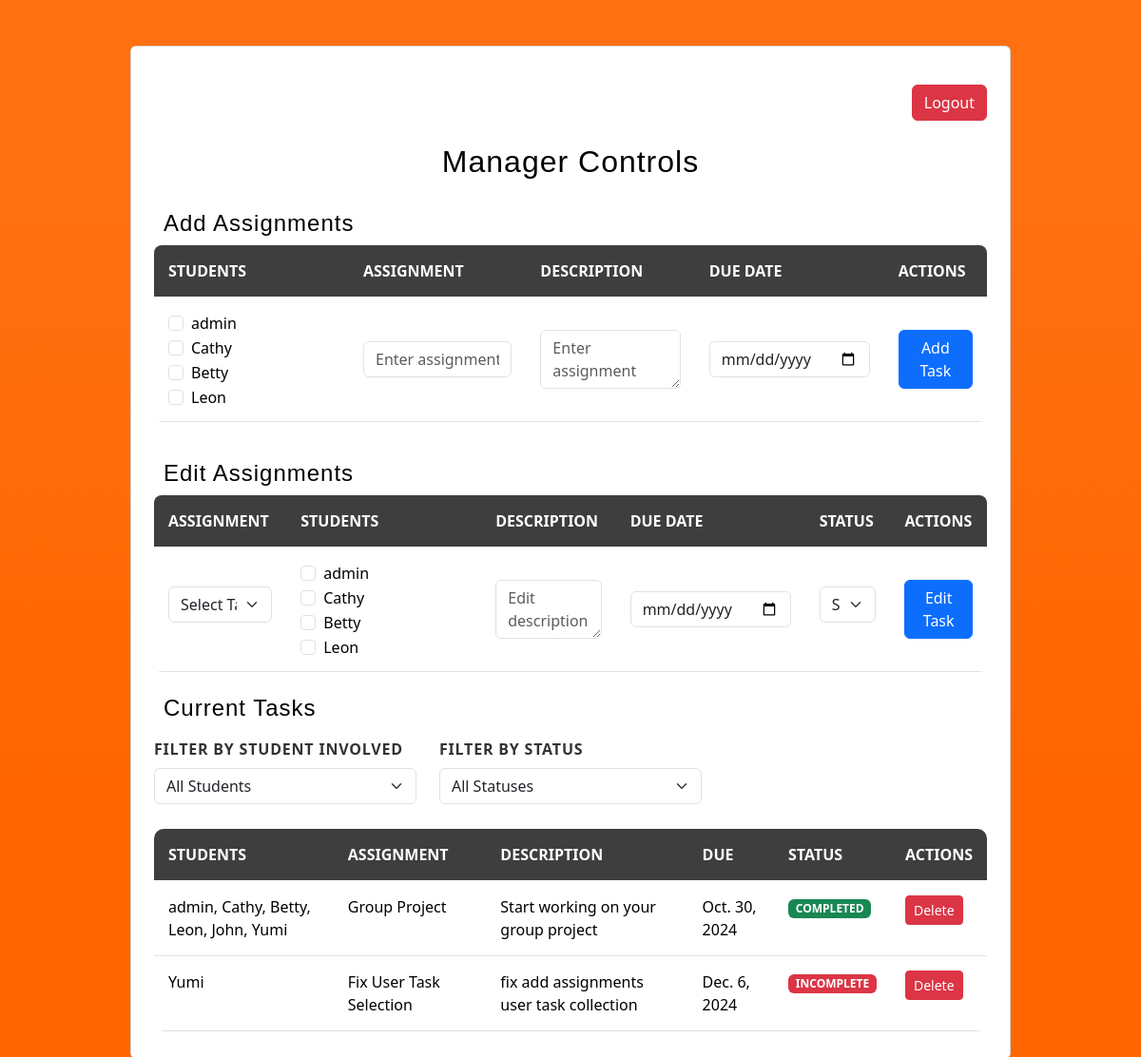
The app's page /assigner/, older data.
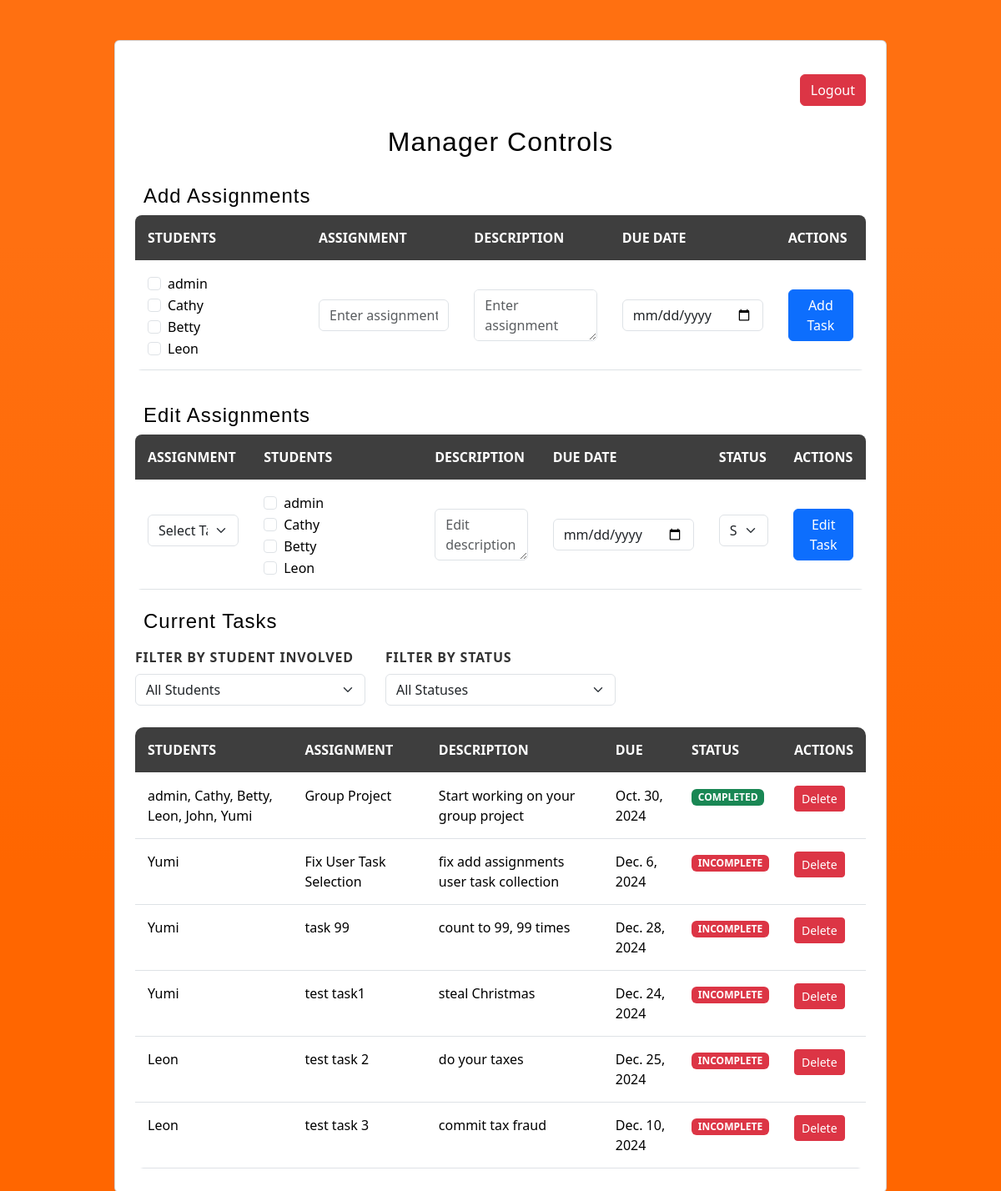
The same page, newer data.
### app/models.py (models this page shows)
class CustomUser(AbstractUser):
    is_admin = models.BooleanField(default=False)

class Assignment(models.Model):
    title = models.CharField(max_length=255)
    slug = models.SlugField(unique=True)
    description = models.TextField()
    due_date = models.DateField()
    completed = models.BooleanField(default=False)
    people_involved = models.ManyToManyField(settings.AUTH_USER_MODEL, related_name='assignments')

### app/views.py (the view, shortened to what this page needs)
# urls.py: path('assigner/', views.assigner_view, name='assigner'),
def assigner_view(request):
    assignments = Assignment.objects.all()
    students = CustomUser.objects.all()
    return render(request, 'assigner.html', {
        'role': 'admin',
        'assignments': assignments,
        'students': students
    })

### app/templates/assigner.html (shortened to what the changed rows need)
{% extends 'base.html' %}
{% load static %}
{% load tz %}
{% block styler %}
<link rel="stylesheet" href="{% static 'css/assigner.css' %}">
<link href="https://cdn.jsdelivr.net/npm/bootstrap@5.3.3/dist/css/bootstrap.min.css" rel="stylesheet">
{% endblock %}
{% block content %}
<section class="gradient-custom-2">
  <div class="container py-5">
    <div class="row d-flex justify-content-center align-items-center">
      <div class="col-md-12 col-xl-10">
        <div class="card mask-custom custom-box">
          <div class="card-body p-4 text-black">
            <div class="text-center pt-3 pb-2">
              <h2 class="my-4">Manager Controls</h2>
            </div>
            <div class="mb-4">
              <form method="POST" action="{% url 'assigner' %}">
                <table class="table align-middle rounded-3 mt-1">
                  <thead>
                    <tr>
                      <th scope="col">Students</th>
                      <th scope="col">Assignment</th>
                      <th scope="col">Description</th>
                      <th scope="col">Due Date</th>
                      <th scope="col">Actions</th>
                    </tr>
                  </thead>
                  <tbody>
                    <tr>
                      <td>
                        <div style="height: 100px; width: 175px; overflow-y: auto;">
                          {% for student in students %}
                            <div class="form-check">
                              <input class="form-check-input" type="checkbox" name="teamMembers[]" value="{{ student.id }}" id="student{{ student.id }}">
                              <label class="form-check-label" for="student{{ student.id }}">
                                {{ student.username }}
                              </label>
                            </div>
                          {% endfor %}
                        </div>
                      </td>
                    </tr>
                  </tbody>
                </table>
              </form>
            </div>
            <div class="mb-4 pt-3">
              <form method="POST" action="{% url 'assigner' %}">
                <table class="table align-middle rounded-3 mt-1">
                  <thead>
                    <tr>
                      <th scope="col">Assignment</th>
                      <th scope="col">Students</th>
                      <th scope="col">Description</th>
                      <th scope="col">Due Date</th>
                      <th scope="col">Status</th>
                      <th scope="col">Actions</th>
                    </tr>
                  </thead>
                  <tbody>
                    <tr>
                      <td>
                        <div style="height: 100px; width: 175px; overflow-y: auto;">
                          {% for student in students %}
                            <div class="form-check">
                              <input class="form-check-input" type="checkbox" name="teamMembers[]" value="{{ student.id }}" id="student{{ student.id }}">
                              <label class="form-check-label" for="student{{ student.id }}">
                                {{ student.username }}
                              </label>
                            </div>
                          {% endfor %}
                        </div>
                      </td>
                    </tr>
                  </tbody>
                </table>
              </form>
            </div>
<table class="table text-white mb-1">
  <thead>
    <tr>
      <th scope="col">Students</th>
      <th scope="col">Assignment</th>
      <th scope="col">Description</th>
      <th scope="col">Due</th>
      <th scope="col">Status</th>
      <th scope="col">Actions</th>
    </tr>
  </thead>
  <tbody id="taskList">
    {% for assignment in assignments %}
      <tr class="fw-normal" data-students="{% for user in assignment.people_involved.all %}{{ user.username }}{% if not forloop.last %},{% endif %}{% endfor %}" data-status="{% if assignment.completed %}completed{% else %}incomplete{% endif %}">
        <td>
          <span>
            {% for user in assignment.people_involved.all %}
              {{ user.username }}{% if not forloop.last %}, {% endif %}
            {% endfor %}
          </span>
        </td>
        <td>
          <span>{{ assignment.title }}</span>
        </td>
        <td>
          <span>{{ assignment.description }}</span>
        </td>
        <td>
          <span>{{ assignment.due_date }}</span>
        </td>
        <td>
          {% if assignment.completed %}
            <span class="badge bg-success">Completed</span>
          {% else %}
            <span class="badge bg-danger">Incomplete</span>
          {% endif %}
        </td>
        <td>
          <form method="POST" action="{% url 'assigner' %}" style="display:inline;">
            <button type="submit" class="btn btn-danger btn-sm">Delete</button>
          </form>
        </td>
      </tr>
    {% endfor %}
  </tbody>
</table>
          </div>
        </div>
      </div>
    </div>
  </div>
</section>
{% endblock %}

Row changes from the older to the newer data that the page shows:
added Assignment: title "task 99", description "count to 99, 99 times", due_date "Dec. 28, 2024", completed "INCOMPLETE", CustomUser (username "Yumi")
added Assignment: title "test task1", description "steal Christmas", due_date "Dec. 24, 2024", completed "INCOMPLETE", CustomUser (username "Yumi")
added Assignment: title "test task 2", description "do your taxes", due_date "Dec. 25, 2024", completed "INCOMPLETE", CustomUser (username "Leon")
added Assignment: title "test task 3", description "commit tax fraud", due_date "Dec. 10, 2024", completed "INCOMPLETE", CustomUser (username "Leon")
